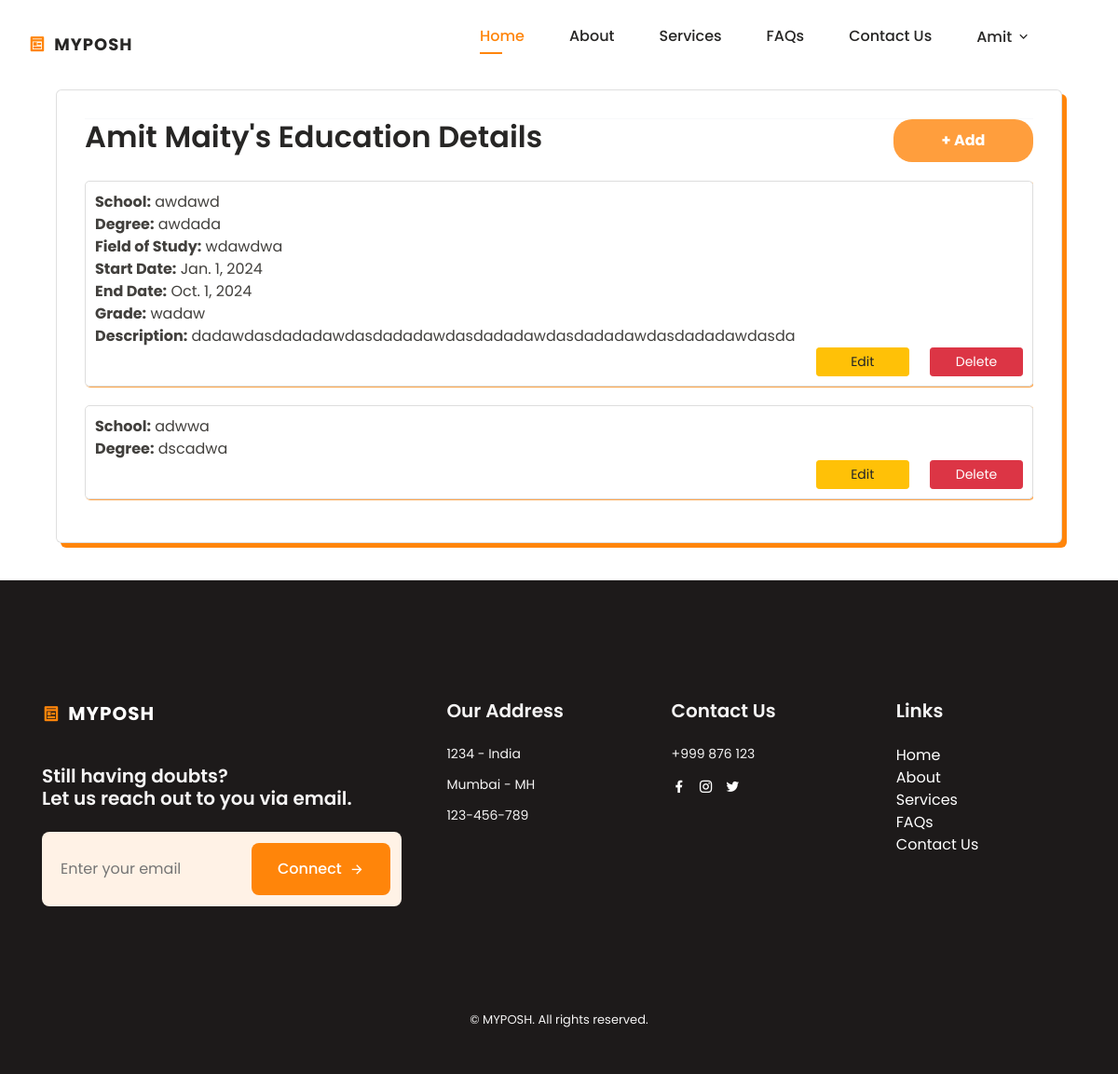
/profile/education/create (signed in), run on the app's committed database.
### posh/models.py (models this page shows)
class PoshUser(AbstractBaseUser, PermissionsMixin):
    username = models.CharField(max_length=100, unique=True, primary_key=True)
    email = models.EmailField(unique=True, blank=False)
    phone = models.CharField(max_length=15, unique=True, blank=False)
    start_date = models.DateTimeField(default=timezone.now)
    is_staff = models.BooleanField(default=False)
    is_active = models.BooleanField(default=False)
    type = models.CharField(max_length=50, blank=False)  # To distinguish between user types
    objects = PoshUserManager()
    USERNAME_FIELD = 'username'
    REQUIRED_FIELDS = ['email', 'phone']

class IndividualUser(PoshUser):
    prefix = models.CharField(max_length=10, blank=False)
    fname = models.CharField(max_length=150, blank=False)
    mname = models.CharField(max_length=150, blank=False)
    lname = models.CharField(max_length=150, blank=False)
    dob = models.DateField(blank=False)
    gender = models.CharField(max_length=10, blank=False)
    occupation = models.CharField(max_length=100, blank=False)
    state = models.CharField(max_length=100, blank=False)
    city = models.CharField(max_length=100, blank=False)
    pincode = models.CharField(max_length=10, blank=False)
    profile_pic = models.ImageField(blank=True, upload_to='users/')
    aadhar = models.CharField(max_length=20, blank=True)
    marital = models.CharField(max_length=10, blank=True)
    description = models.TextField(max_length=500, blank=True)
    current_member = models.CharField(max_length=10, blank=True)
    association = models.CharField(max_length=10, blank=True)
    firm_name = models.CharField(max_length=150, blank=True)
    firm_uid = models.CharField(max_length=15, blank=True)
    is_visible = models.BooleanField(default=False)
    timestamp = models.DateTimeField(auto_now_add=True)
    class Meta:
        verbose_name = 'Individual User'
        verbose_name_plural = 'Individual Users'

class Education(models.Model):
    user = models.ForeignKey(settings.AUTH_USER_MODEL, on_delete=models.CASCADE, related_name='education')
    school = models.CharField(max_length=100)
    degree = models.CharField(max_length=100)
    field_of_study = models.CharField(max_length=255, null=True, blank=True)
    start_date = models.DateField(null=True, blank=True)
    end_date = models.DateField(null=True, blank=True)
    grade = models.CharField(max_length=10, null=True, blank=True)
    description = models.TextField(null=True, blank=True)

### posh/views.py (the view, shortened to what this page needs)
# urls.py: path('profile/education/create', views.education, name="education"),
@login_required
def education(request):
    user = request.user
    user = get_object_or_404(IndividualUser, username = request.user)
    education_list = user.education.all()  # Fetch all related education instances
    context = {
        'user': user,
        'education_list': education_list,
    }
    return render(request, 'education.html', context)

### posh/templatetags/get_group.py (called while the page is built)
@register.filter(name='has_group')
def has_group(user, group_name):
    return user.groups.filter(name=group_name).exists()

### posh/templates/education.html (shortened to what this page needs)
{% extends "base.html" %}
{% load static %}
{% block stylescss %}
<link rel="stylesheet" href="https://stackpath.bootstrapcdn.com/bootstrap/4.5.2/css/bootstrap.min.css">
<link href="https://cdn.jsdelivr.net/npm/bootstrap@4.5.0/dist/css/bootstrap.min.css" rel="stylesheet">
<link rel="stylesheet" href="{% static 'assets/css/list_item.css' %}">
<link rel="stylesheet" href="{% static 'assets/css/profile.css' %}">
<link rel="stylesheet" href="https://cdn.jsdelivr.net/npm/intl-tel-input@19.5.5/build/css/intlTelInput.css">
<link rel="stylesheet" href="https://cdnjs.cloudflare.com/ajax/libs/intl-tel-input/17.0.8/css/intlTelInput.css"/>
{% endblock %}
{% block content %}
<div class="container light-style flex-grow-1 container-p-y">
    <div class="card overflow-hidden" style="min-height: 30rem">
        <div class="row no-gutters row-bordered row-border-light">
            <div class="col-md-12">
                <div class="tab-content">
                    <div class="tab-pane fade active show" id="account-general">
                        <hr class="border-light m-0">
                        <div class="container-education">
                            <div class="add_education">
                                <h2>{{ user.fname }} {{ user.lname }}'s Education Details</h2>
                                <button type='button' id="add-education-btn" data-toggle="modal" data-target="#addEducationModal">+ Add</button>
                            </div>
                            <div id="education-section">
                                <ul id="education-list">
                                    {% if education_list %}
                                        <ul>
                                            {% for education in education_list %}
                                                <li>
                                                    <strong>School:</strong> {{ education.school }}<br>
                                                    <strong>Degree:</strong> {{ education.degree }}<br>
                                                    {% if education.field_of_study %}
                                                        <strong>Field of Study:</strong> {{ education.field_of_study }}<br>
                                                    {% endif %}
                                                    {% if education.start_date %}
                                                        <strong>Start Date:</strong> {{ education.start_date }}<br>
                                                    {% endif %}
                                                    {% if education.end_date %}
                                                        <strong>End Date:</strong> {{ education.end_date }}<br>
                                                    {% endif %}
                                                    {% if education.grade %}
                                                        <strong>Grade:</strong> {{ education.grade }}<br>
                                                    {% endif %}
                                                    {% if education.description %}
                                                        <strong>Description:</strong> {{ education.description }}<br>
                                                    {% endif %}
                                                    <div class="buttons">
                                                        <button class="btn btn-warning btn-sm mr-2 edit-button" data-toggle="modal" data-target="#editEducationModal" data-pk="{{ education.id }}">Edit</button>
                                                        <a href="{% url 'delete_education' education.id %}">
                                                            <button class="btn btn-danger btn-sm delete-button" >Delete</button>
                                                        </a>
                                                    </div>
                                                </li>
                                            {% endfor %}
                                        </ul>
                                    {% else %}
                                        <p>No education records found.</p>
                                    {% endif %}
                                </ul>
                            </div>
                        </div>
                    </div>
                </div>
            </div>
        </div>
    </div>
</div>
{% endblock %}

### posh/templates/header.html (shortened to what this page needs)
{% load static %}
<!DOCTYPE html>
<html lang="en">
<head>
    <link href="https://cdn.jsdelivr.net/npm/remixicon@4.2.0/fonts/remixicon.css" rel="stylesheet"/>
    <link rel="stylesheet" href="https://stackpath.bootstrapcdn.com/bootstrap/4.5.2/css/bootstrap.min.css">
    <link href="https://cdn.jsdelivr.net/npm/bootstrap@4.5.0/dist/css/bootstrap.min.css" rel="stylesheet">
    <link rel="stylesheet" href="{% static 'assets/css/main.css' %}">
    <link rel="stylesheet" href="{% static 'assets/css/profile.css' %}">
</head>
<body>
    <header class="header" id="header">
        <nav class="nav container">
            <a href="{% url 'home' %}" class="nav__logo">
                <i class="ri-pages-line nav__logo-icon"></i>MYPOSH
            </a>
            <div class="nav__menu" id="nav-menu">
                <ul class="nav__list">
                    <li class="nav__item">
                        <a href="{% url 'home' %}#home" class="nav__link active-link">Home</a>
                    </li>
                    <li class="nav__item">
                        <a href="{% url 'home' %}#about" class="nav__link">About</a>
                    </li>
                    <li class="nav__item">
                        <a href="{% url 'home' %}#services" class="nav__link">Services</a>
                    </li>
                    <li class="nav__item">
                        <a href="{% url 'home' %}#faqs" class="nav__link">FAQs</a>
                    </li>
                    <li class="nav__item">
                        <a href="{% url 'home' %}#contact" class="nav__link">Contact Us</a>
                    </li>
                    {% if request.user.is_authenticated %}
                        {% load get_group %}
                        {% if request.user|has_group:"IND" %}
                            <li class="nav__item dropdown__item">
                                <div class="nav__link">
                                    {{request.user.individualuser.fname}}
                                    <i class="ri-arrow-down-s-line dropdown__arrow-down"></i>
                                </div>
                                {% endif %}
                {% endif %}
            </div>
        </nav>
    </header>

### static/assets/css/main.css (style rules this page uses)
:root { --header-height: 3.5rem; --first-color: hsl(30, 100%, 52%); --first-color-alt: hsl(29, 54%, 73%); --first-color-light: hsl(30, 100%, 85%); --first-color-lighten: hsl(30, 100%, 95%); --title-color: hsl(30, 3%, 15%); --text-color: hsl(30, 4%, 25%); --text-color-light: hsl(30, 4%, 45%); --body-color: hsl(30, 0%, 100%);; --container-color: #FFF; --background-footer-color: rgb(29, 26, 26); --footer-text-color: rgb(245, 244, 244); --body-font: 'Poppins', sans-serif; --big-font-size: 2rem; --h1-font-size: 1.5rem; --h2-font-size: 1.25rem; --h3-font-size: 1rem; --normal-font-size: .938rem; --small-font-size: .813rem; --smaller-font-size: .75rem; --font-medium: 500; --font-semi-bold: 600; --mb-0-5: .5rem; --mb-0-75: .75rem; --mb-1: 1rem; --mb-1-5: 1.5rem; --mb-2: 2rem; --mb-2-5: 2.5rem; --z-tooptip: 10; --z-fixed: 100; }
@media screen and (min-width: 1000px) { :root { --big-font-size: 3.5rem; --h1-font-size: 2.25rem; --h2-font-size: 1.5rem; --h3-font-size: 1.25rem; --normal-font-size: 1rem; --small-font-size: .875rem; --smaller-font-size: .813rem; } }
* { box-sizing: border-box; padding: 0; margin: 0; text-decoration: none !important; }
html { scroll-behavior: smooth; }
body, button, input, textarea { font-family: var(--body-font); font-size: var(--normal-font-size); }
body { margin: var(--header-height) 0 0 0; background-color: var(--body-color); color: var(--text-color); transition: .4s; }
button { cursor: pointer; border: none; outline: none; }
h1, h2, h3 { color: var(--title-color); font-weight: var(--font-semi-bold); }
ul { list-style: none; }
a { max-width: 100%; height: auto; }
.container { max-width: 968px; margin-left: var(--mb-1-5); margin-right: var(--mb-1-5); }
.header { width: 100%; background-color: var(--body-color); position: fixed; top: 0; left: 0; z-index: var(--z-fixed); transition: .4s; }
.nav { height: var(--header-height); display: flex; justify-content: space-between; align-items: center; }
.nav__logo, .nav__toggle, .nav__close { color: var(--title-color); }
.nav__logo { text-transform: uppercase; font-weight: 700; letter-spacing: 1px; display: inline-flex; align-items: center; column-gap: .5rem; transition: .3s; }
.nav__logo-icon { font-size: 1.15rem; color: var(--first-color); }
.nav__list { display: flex; flex-direction: column; row-gap: 1.5rem; }
.nav__link { color: var(--title-color); font-weight: var(--font-medium); transition: .3s; }
.active-link { position: relative; color: var(--first-color); }
.active-link::after { content: ''; position: absolute; bottom: -.5rem; left: 0; width: 50%; height: 2px; background-color: var(--first-color); }
@media screen and (min-width: 767px) { body { margin: 0; } }
@media screen and (min-width: 767px) { .nav { height: calc(var(--header-height) + 1.5rem); column-gap: 3rem; } }
@media screen and (min-width: 767px) { .nav__list { flex-direction: row; column-gap: 3rem; } }
@media screen and (min-width: 767px) { .nav__menu { margin-left: auto; margin-top: 15px; } }
@media screen and (min-width: 767px) { .dropdown__item, .dropdown__subitem { position: relative; } }
@media screen and (min-width:992px) { .container { margin-left: auto; margin-right: auto; } }
@media screen and (min-width:992px) { .nav__logo { margin-top: 15px; font-size: large; } }
@media screen and (min-width:992px) { .dropdown__item, .dropdown__subitem { position: relative; } }
@media screen and (min-width:1200px) { .nav__logo { margin-top: 15px; font-size: large; } }
@media screen and (min-width:1200px) { .dropdown__item, .dropdown__subitem { position: relative; } }
.dropdown__item { cursor: pointer; }
.dropdown__arrow-down { font-weight: initial; transition: transform .4s; }

### static/assets/css/list_item.css (style rules this page uses)
button { padding: 8px; background-color: hsl(30, 100%, 62%); color: #fff; width: 150px; font-size: large; font-weight: bolder; border-radius: 20px; border: none; cursor: pointer; }
.add_education, .add_service, .add_certification, .add_experience { display: flex; flex-direction: row; justify-content: space-between; }
#education-list li, #certification-list li, #skills-list li, #experience-list li { border: 1px solid #ddd; padding: 10px; margin-bottom: 15px; border-radius: 5px; margin-top: 20px; box-shadow: 1px 1px 1px hsl(30, 100%, 62%);; }
button.btn.btn-danger.btn-sm, button.btn.btn-warning.btn-sm.mr-2 { width: 100px; margin-left: 5px; }

### posh/templates/education.html (style rules this page uses)
.buttons { text-align: right; margin-left: 20px; }
.buttons form, .buttons a { display: inline-block; margin-left: 5px; }
.buttons button { margin-left: 5px; }

### data on the page
PoshUser: user.individualuser.fname "Amit"
IndividualUser: fname "Amit", lname "Maity"
Education: school "awdawd", degree "awdada", field_of_study "wdawdwa", start_date "Jan. 1, 2024", end_date "Oct. 1, 2024", grade "wadaw", description "dadawdasdadadawdasdadadawdasdadadawdasdadadawdasdadadawdasda"
Education: school "adwwa", degree "dscadwa"
